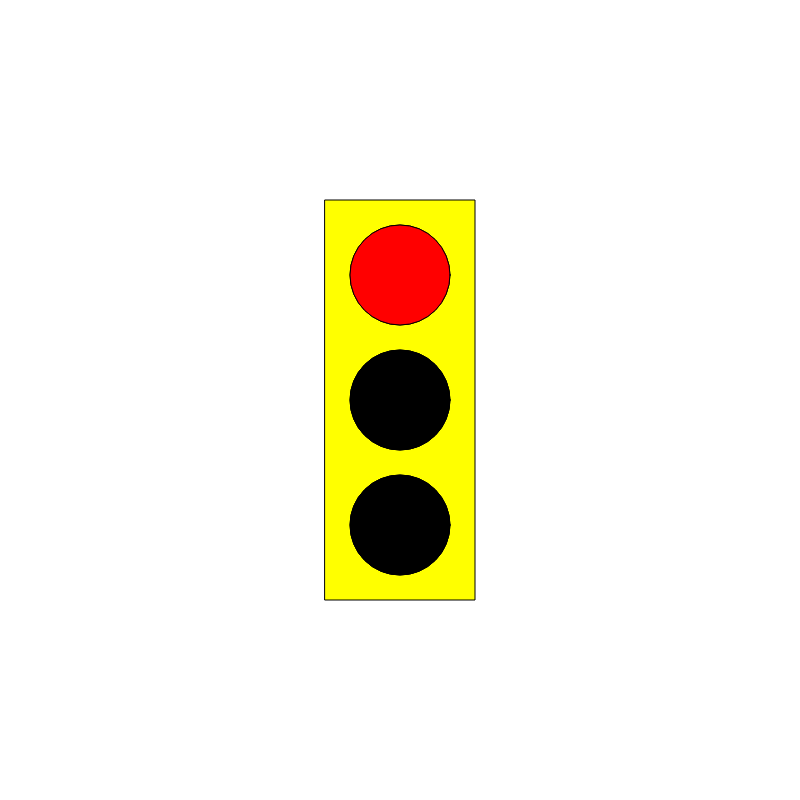
Frame 1 (no input)
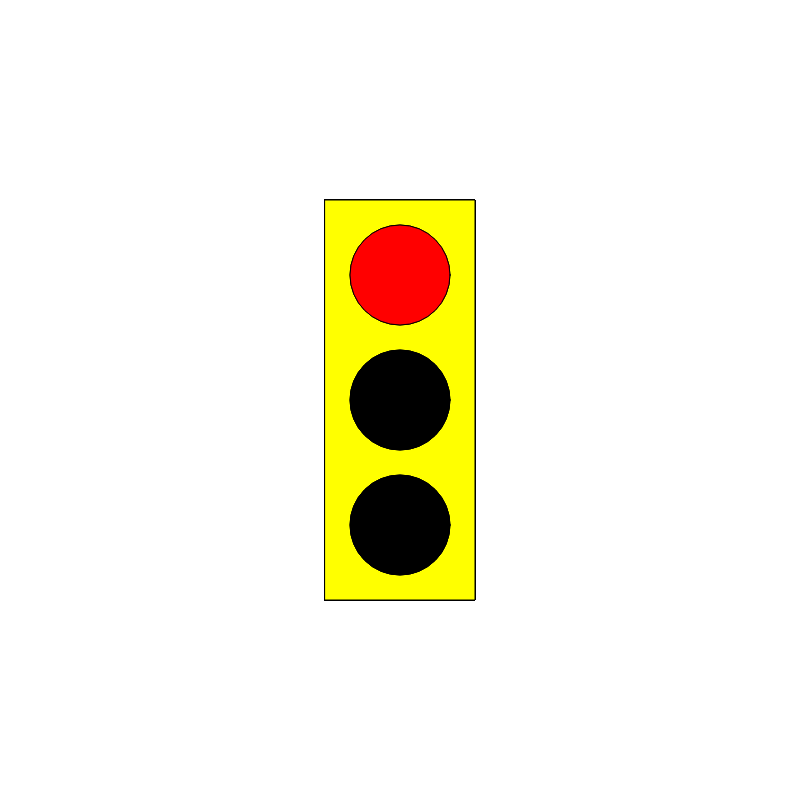
Frame 60 (no input)
Frame 120 (the mouse pressed at the canvas centre since frame 60): identical to frame 60, image omitted

The p5.js sketch that drew these frames (run headless with seeded random() and noise() and a simulated clock; from frame 60 on, the mouse is pressed at the canvas centre):

// p5.js sketch
// ── sketch.js
var myState = 0;
var timer = 0;

function setup() {
  // put setup code here
  createCanvas (800,800);
  rectMode(CENTER);
  ellipseMode(CENTER);
}



function draw() {
  // put drawing code here
fill ('yellow');
  rect(width/2, height/2, 150, 400);
fill ('black');
  ellipse (400, 275, 100, 100);
  fill('black');
  ellipse (400, 400, 100, 100);
  fill('black');
  ellipse (400, 525, 100, 100);
  switch(myState){


  case 0: //red light
  fill ('red');
    ellipse (400, 275, 100, 100);
    fill('black');
    ellipse (400, 400, 100, 100);
    fill('black');
    ellipse (400, 525, 100, 100);
  timer++;
  if (timer > 200) {
    myState = 1; // this will go to the next state.
    timer = 0;
  }
  break;


  case 1: //yellow light
  fill ('black');
    ellipse (400, 275, 100, 100);
    fill('yellow');
    ellipse (400, 400, 100, 100);
    fill('black');
    ellipse (400, 525, 100, 100);
  timer++;
  if (timer > 200) {
    myState = 2; // this will go to the next state.
    timer = 0;
  }
  break;


  case 2: // green light
  fill ('black');
    ellipse (400, 275, 100, 100);
    fill('black');
    ellipse (400, 400, 100, 100);
    fill('green');
    ellipse (400, 525, 100, 100);
  timer++;
  if (timer > 200) {
    myState = 1; // this will go to the next state.
    timer = 0;
  }
  break;

}
}
